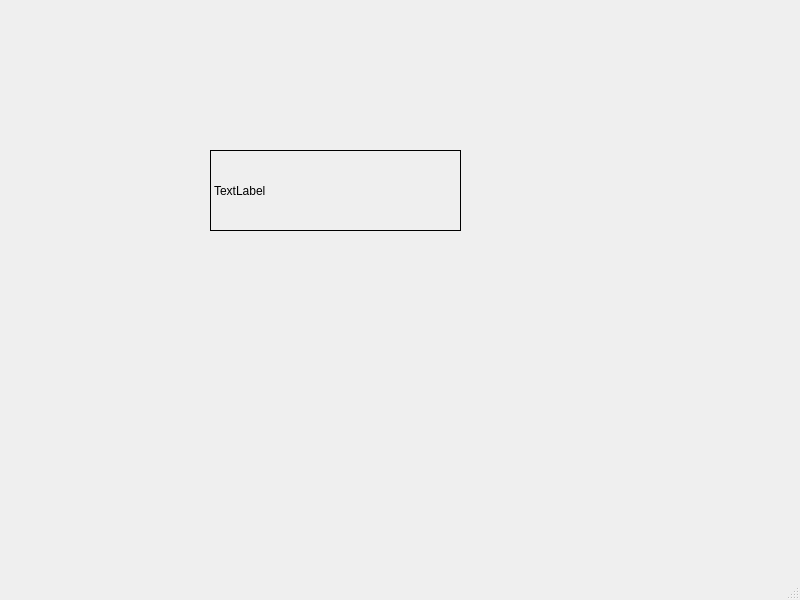
<?xml version="1.0" encoding="UTF-8"?>
<ui version="4.0">
 <class>MainWindow</class>
 <widget class="QMainWindow" name="MainWindow">
  <property name="geometry">
   <rect>
    <x>0</x>
    <y>0</y>
    <width>800</width>
    <height>600</height>
   </rect>
  </property>
  <property name="windowTitle">
   <string>MainWindow</string>
  </property>
  <widget class="QWidget" name="centralwidget">
   <widget class="MyLabel" name="label">
    <property name="geometry">
     <rect>
      <x>210</x>
      <y>150</y>
      <width>251</width>
      <height>81</height>
     </rect>
    </property>
    <property name="frameShape">
     <enum>QFrame::Shape::Box</enum>
    </property>
    <property name="text">
     <string>TextLabel</string>
    </property>
   </widget>
  </widget>
  <widget class="QMenuBar" name="menubar">
   <property name="geometry">
    <rect>
     <x>0</x>
     <y>0</y>
     <width>800</width>
     <height>21</height>
    </rect>
   </property>
  </widget>
  <widget class="QStatusBar" name="statusbar"/>
 </widget>
 <customwidgets>
  <customwidget>
   <class>MyLabel</class>
   <extends>QLabel</extends>
   <header>mylabel.h</header>
  </customwidget>
 </customwidgets>
 <resources/>
 <connections/>
</ui>
